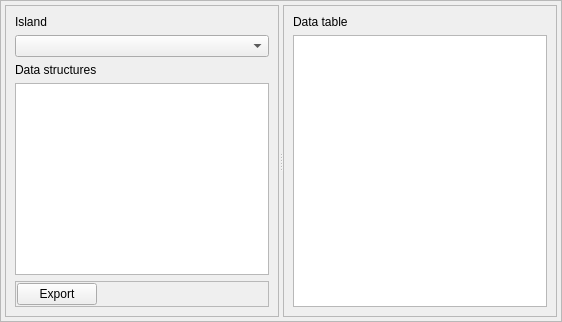
          <widget class="QWidget" name="tab">
           <attribute name="icon">
            <iconset resource="icons.qrc">
             <normaloff>:/Icons/white_icons/squares.svg</normaloff>:/Icons/white_icons/squares.svg</iconset>
           </attribute>
           <attribute name="title">
            <string>Simulation data</string>
           </attribute>
           <layout class="QHBoxLayout" name="horizontalLayout_7">
            <property name="margin">
             <number>0</number>
            </property>
            <item>
             <widget class="QFrame" name="frame_18">
              <property name="frameShape">
               <enum>QFrame::StyledPanel</enum>
              </property>
              <property name="frameShadow">
               <enum>QFrame::Raised</enum>
              </property>
              <layout class="QVBoxLayout" name="verticalLayout_26">
               <property name="margin">
                <number>4</number>
               </property>
               <item>
                <widget class="QSplitter" name="simulationDataSplitter">
                 <property name="orientation">
                  <enum>Qt::Horizontal</enum>
                 </property>
                 <widget class="QFrame" name="frame_28">
                  <property name="frameShape">
                   <enum>QFrame::StyledPanel</enum>
                  </property>
                  <property name="frameShadow">
                   <enum>QFrame::Raised</enum>
                  </property>
                  <layout class="QVBoxLayout" name="verticalLayout_27">
                   <item>
                    <widget class="QLabel" name="label_23">
                     <property name="text">
                      <string>Island</string>
                     </property>
                    </widget>
                   </item>
                   <item>
                    <widget class="QComboBox" name="simulation_data_island_comboBox"/>
                   </item>
                   <item>
                    <widget class="QLabel" name="label_30">
                     <property name="text">
                      <string>Data structures</string>
                     </property>
                    </widget>
                   </item>
                   <item>
                    <widget class="QListView" name="simulationDataStructuresListView"/>
                   </item>
                   <item>
                    <widget class="QFrame" name="frame_19">
                     <property name="frameShape">
                      <enum>QFrame::StyledPanel</enum>
                     </property>
                     <property name="frameShadow">
                      <enum>QFrame::Raised</enum>
                     </property>
                     <layout class="QHBoxLayout" name="horizontalLayout_12">
                      <property name="spacing">
                       <number>1</number>
                      </property>
                      <property name="margin">
                       <number>1</number>
                      </property>
                      <item>
                       <widget class="QPushButton" name="exportSimulationDataButton">
                        <property name="text">
                         <string>Export</string>
                        </property>
                        <property name="icon">
                         <iconset resource="icons.qrc">
                          <normaloff>:/Icons/white_icons/save.svg</normaloff>:/Icons/white_icons/save.svg</iconset>
                        </property>
                       </widget>
                      </item>
                      <item>
                       <spacer name="horizontalSpacer_6">
                        <property name="orientation">
                         <enum>Qt::Horizontal</enum>
                        </property>
                        <property name="sizeHint" stdset="0">
                         <size>
                          <width>40</width>
                          <height>20</height>
                         </size>
                        </property>
                       </spacer>
                      </item>
                     </layout>
                    </widget>
                   </item>
                  </layout>
                 </widget>
                 <widget class="QFrame" name="frame_29">
                  <property name="frameShape">
                   <enum>QFrame::StyledPanel</enum>
                  </property>
                  <property name="frameShadow">
                   <enum>QFrame::Raised</enum>
                  </property>
                  <layout class="QVBoxLayout" name="verticalLayout_28">
                   <item>
                    <widget class="QLabel" name="label_31">
                     <property name="text">
                      <string>Data table</string>
                     </property>
                    </widget>
                   </item>
                   <item>
                    <widget class="QTableView" name="simulationDataStructureTableView"/>
                   </item>
                  </layout>
                 </widget>
                </widget>
               </item>
              </layout>
             </widget>
            </item>
           </layout>
          </widget>
